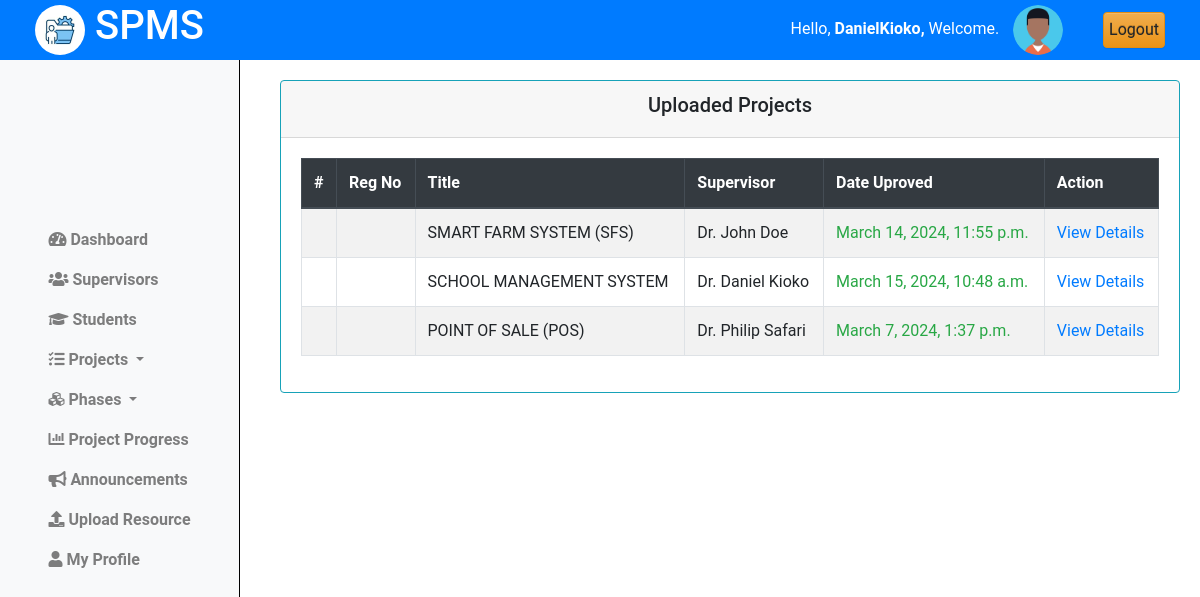
Before: /projects/approved/ (signed in) with the older database file.
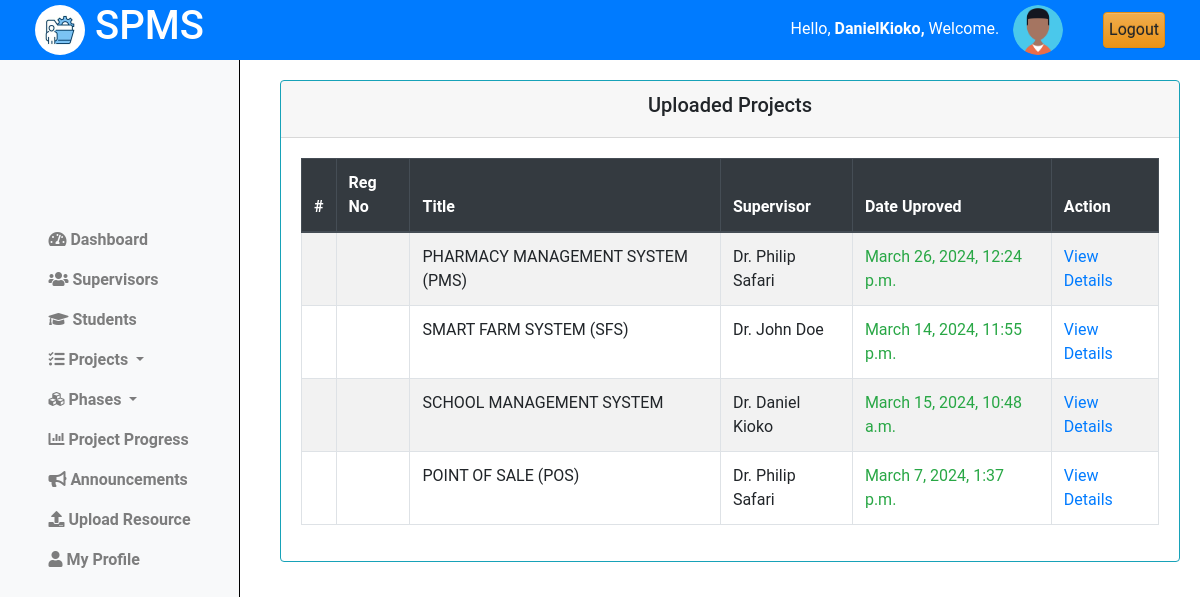
After: the same page with the newer database file.
### projectsApp/models.py (models this page shows, shortened)
class Coordinator(AbstractUser):
    pass

class Projects(models.Model):
    student = models.ForeignKey(Student, on_delete=models.CASCADE)
    title = models.CharField(max_length=255)
    description = models.TextField()
    objectives = models.TextField()
    lecturer = models.ForeignKey(Lecturer, on_delete=models.SET_NULL, null=True, blank=True)
    status = models.CharField(max_length=50, choices=[
        ('pending', 'Pending'),
        ('approved', 'Approved'),
        ('rejected', 'Rejected')
    ], default='Pending')
    created_at = models.DateTimeField(auto_now_add=True)
    updated_at = models.DateTimeField(auto_now=True)

class Lecturer(models.Model):
    email = models.EmailField(max_length=255, unique=True, blank=False)
    name = models.CharField(max_length=255)
    phone = models.IntegerField(null=True, blank=True)
    password = models.CharField(max_length=128, null=False, blank=False)
    user_id = models.AutoField(primary_key=True)
    last_login = models.DateTimeField(blank=True, null=True)
    USERNAME_FIELD = 'email'
    REQUIRED_FIELDS = ['name', 'phone']
    class Meta:
        db_table = "Lecturers"

### projectsApp/AccessControl.py (the view)
    @login_required
    def wrapper(request, *args, **kwargs):
        if not isinstance(request.user, Coordinator):
            return redirect('cordinator_login')
        return function(request, *args, **kwargs)

### projectsApp/AccessControl.py (called while the page is built)
def coordinator_required(function):
    @login_required
    def wrapper(request, *args, **kwargs):
        if not isinstance(request.user, Coordinator):
            return redirect('cordinator_login')
        return function(request, *args, **kwargs)
    return wrapper

### projectsApp/views.py (called while the page is built)
@coordinator_required
def approved_titles(request):
    projects = Projects.objects.filter(status="Approved").order_by('-created_at')
    context = {
        'projects':projects,
        }
    return render(request, 'cordinator/approved_titles.html', context)

### projectsApp/templates/cordinator/approved_titles.html
{% extends 'base_cord.html' %}
{% load static %}
{% block content %}
{% include 'column1_cord.html' %}
<div class="content">
    <div class="container-fluid">
        <div class="row">
            <div class="card border-info">
                <div class="card-header text-center">
                    <h5>Uploaded Projects</h5>
                </div>
                <div class="card-body">
                    <table class="table table-bordered table-hover  table-striped border-info">
                        <thead class="thead-dark">
                            <tr>
                                <th scope="col">#</th>
                                <th scope="col">Reg No</th>
                                <th scope="col">Title</th>
                                <th scope="col">Supervisor</th>
                                <th scope="col">Date Uproved</th>
                                <th scope="col">Action</th>
                            </tr>
                        </thead>
                        <tbody>
                            {% if projects.exists %}
                                {% for project in projects %}
                                    <tr>
                                        <th scope="row">{{project.index}}</th>
                                        <td>{{project.reg_number|upper}}</td>
                                        <td>{{project.title|upper}}</td>
                                        <td>{{project.lecturer.name|title}}</td>
                                        <td class="text-success">{{project.updated_at}}</td>
                                        <td><a href="{% url "view_project_details" project.id %}"> View Details </a></td>
                                    </tr>
                                {% endfor %}
                            {% else %}
                                <tr>
                                    <td colspan="6" class="text-center text-danger">No approved projects found.</td>
                                </tr>
                            {% endif %}
                        </tbody>
                    </table>
                </div>
            </div>
        </div>
    </div>
</div>
<link rel="stylesheet" href="{% static 'css/mystudents.css' %}">
{% endblock %}

### projectsApp/templates/base_cord.html (shortened to what this page needs)
{% load static %}
<!doctype html>
<html class="no-js h-100" lang="en">
  <head>
    <link href="https://use.fontawesome.com/releases/v5.0.6/css/all.css" rel="stylesheet">
    <link href="https://stackpath.bootstrapcdn.com/bootstrap/4.5.2/css/bootstrap.min.css" rel="stylesheet">
    <link rel="stylesheet" href="https://cdn.jsdelivr.net/npm/bootstrap@3.3.7/dist/css/bootstrap-theme.min.css">
</head>
<body>
    <header>
        <div class="container-fluid">
            <div class="row align-items-center">
                <div class="col-md-3">
                    <div class="left">
                        <img src="{% static 'images/logo.jpg' %}" alt="Logo" class="logo">
                        <h1>SPMS</h1>
                    </div>
                </div>
                <div class="col-md-9 d-flex justify-content-end">
                    <div class="row align-items-center">
                        <div class="col-auto">
                            <span class="username mb-3" style="padding:10px;">
                                Hello,
                                <strong>
                                    {% if request.user.is_authenticated %}
                                        {% if request.user.is_staff %}
                                            {{ request.user.username }},
                                        {% else %}
                                            {{ request.user.name }},
                                        {% endif %}
                                    {% else %}
                                        Guest,
                                    {% endif %}
                                </strong>
                                Welcome.
                            </span>
                            <img src="{% static 'images/profile.png'%}" alt="Profile Picture" class="profile-pic">
                        </div>
                        <div class="col-auto">
                            <a href="{% url 'logout' %}" class="btn btn-warning" style="padding:5px;">Logout</a>
                        </div>
                    </div>
                </div>
            </div>
        </div>
    </header>
    {% block content %}
    {% endblock %}
</body>
</html>

### projectsApp/templates/column1_cord.html (shortened to what this page needs)
{% load static %}
<nav class="navbar navbar-expand-lg navbar-light bg-light flex-md-column sidebar column-1">
  <div class="collapse navbar-collapse" id="navbarNav">
    <ul class="navbar-nav flex-column">
      <li class="nav-item">
        <a class="nav-link" href="{% url "cordinator_dashboard" %}">
          <i class="fas fa-tachometer-alt"></i> Dashboard
        </a>
      </li>
      <li class="nav-item">
        <a class="nav-link" href="{% url 'view_supervisors' %}">
          <i class="fas fa-users"></i> Supervisors
        </a>
      </li>
      <li class="nav-item">
        <a class="nav-link" href="{% url 'registered_students' %}">
          <i class="fas fa-graduation-cap"></i> Students
        </a>
      </li>
      <li class="nav-item dropdown">
        <a class="nav-link dropdown-toggle" href="#" id="projectsDropdown" role="button" data-bs-toggle="dropdown" aria-expanded="false">
          <i class="fas fa-tasks"></i> Projects
        </a>
      </li>
      <li class="nav-item dropdown">
        <a class="nav-link dropdown-toggle" href="#" id="phasesDropdown" role="button" data-bs-toggle="dropdown" aria-expanded="false">
          <i class="fas fa-cubes"></i> Phases
        </a>
      </li>
      <li class="nav-item">
        <a class="nav-link" href="{% url 'view_milestones' %}">
          <i class="fas fa-chart-bar"></i> Project Progress
        </a>
      </li>
      <li class="nav-item">
        <a class="nav-link" href="{% url 'make_announcement' %}">
          <i class="fas fa-bullhorn"></i> Announcements
        </a>
      </li>
      <li class="nav-item">
        <a class="nav-link" href="{% url 'upload_resource' %}">
          <i class="fas fa-upload"></i> Upload Resource
        </a>
      </li>
      <li class="nav-item">
        <a class="nav-link" href="{% url 'coordinator_profile' %}">
          <i class="fas fa-user"></i> My Profile
        </a>
      </li>
    </ul>
  </div>
</nav>

### projectsApp/static/css/mystudents.css (style rules this page uses)
.content { margin-left: 250px; padding: 20px; margin-top: 60px; }
.card { width: 100%; margin-left: 10px; }

### projectsApp/templates/base_cord.html (style rules this page uses)
body { font-family: 'Roboto', sans-serif; margin: 0; padding: 0; }
header { background-color: #007BFF; color: white; display: flex; justify-content: space-between; align-items: center; text-align: center; padding: 10px 20px; z-index: 20; position: fixed; top: 0; left: 0; width: 100%; height: 60px; }
header .left { display: flex; align-items: center; }
header .logo { width: 50px; height: 50px; margin-right: 10px; border-radius: 50%; }
header .profile-pic { width: 50px; height: 50px; border-radius: 50%; margin-right: 10px; }
.sidebar { position: fixed; top: 0; left: 0; width: 240px; height: 100vh; background-color: #647c94; border-right: 1px solid black; padding: 10px; overflow-x: hidden; }
.sidebar .nav-link { font-weight: 700; color: #d92727; }

Changed rows visible on the page:
now on this page (row edited): Projects: title "PHARMACY MANAGEMENT SYSTEM (PMS)", lecturer.name "Dr. Philip Safari", updated_at "March 26, 2024, 12:24 p.m."
